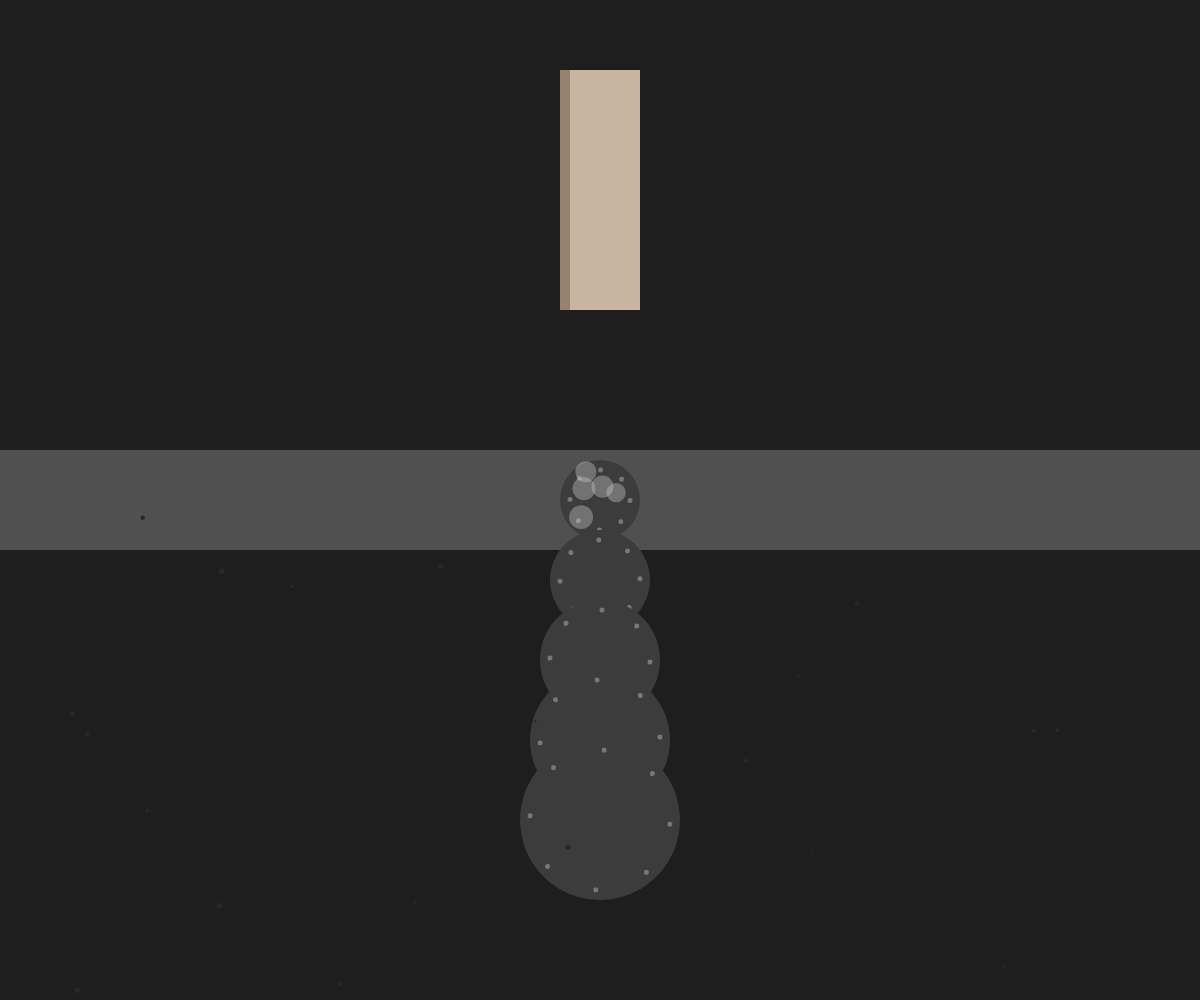
Frame 1 (no input)
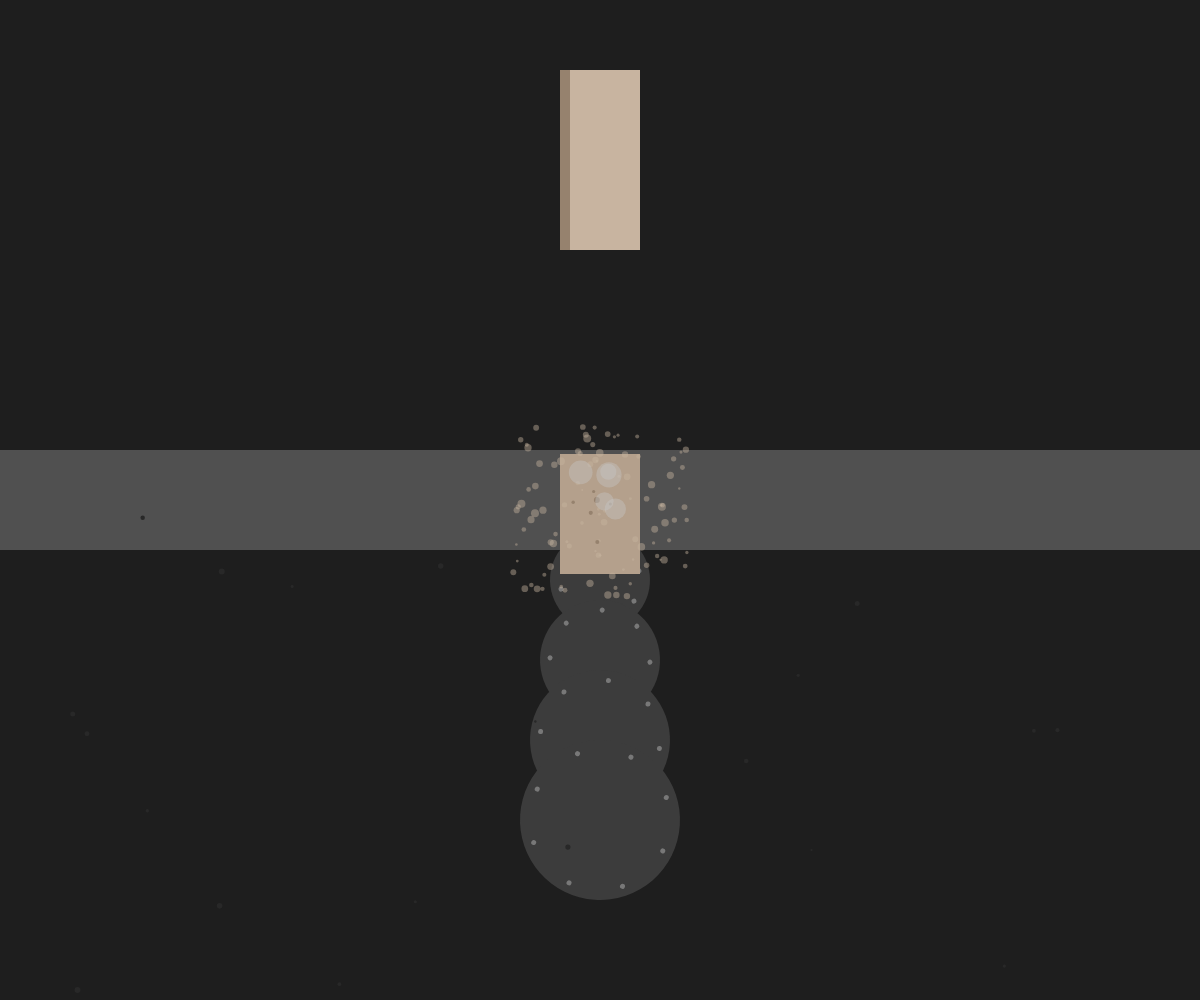
Frame 60 (no input)
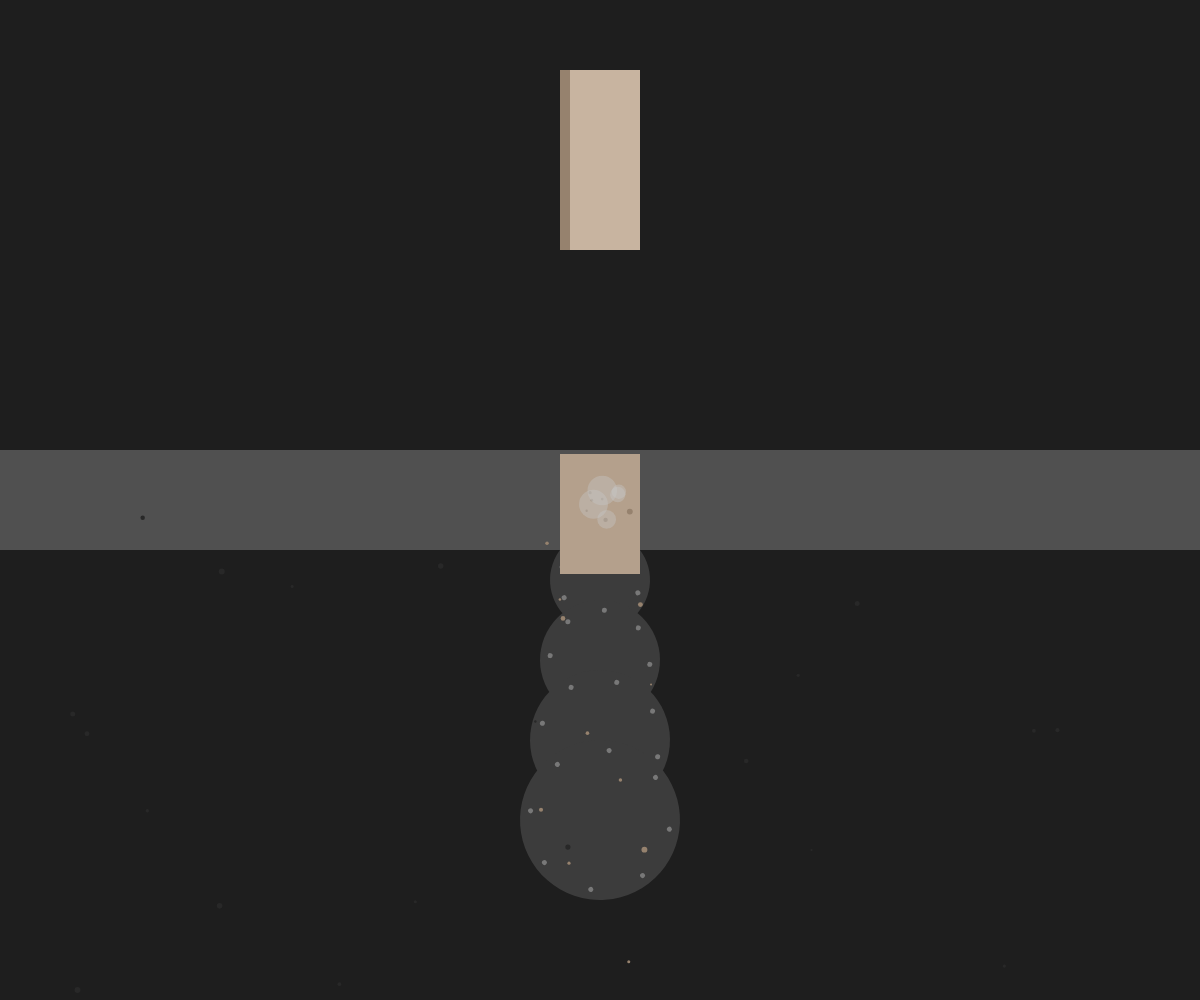
Frame 120 (the mouse pressed at the canvas centre since frame 60)

The p5.js sketch that drew these frames (run headless with seeded random() and noise() and a simulated clock; from frame 60 on, the mouse is pressed at the canvas centre):

// p5.js sketch
// ── sketch.js
let gears = [];
let books = [];
let shreds = [];
let steam = [];
let splinters = [];
let residue = [];

function setup() {
  createCanvas(windowWidth, windowHeight);
  noStroke();
  
  // Create gears
  for (let i = 0; i < 5; i++) {
    gears.push({
      x: width/2,
      y: height/2 + i * 80,
      r: 40 + i * 10,
      speed: 0.02 + i * 0.01,
      direction: i % 2 === 0 ? 1 : -1
    });
  }
  
  // Create books
  for (let i = 0; i < 3; i++) {
    books.push({
      x: width/2,
      y: height/4 - i * 60,
      w: 80,
      h: 120,
      fallSpeed: 0,
      fallen: false
    });
  }
  
  // Initialize residue
  for (let i = 0; i < 20; i++) {
    residue.push({
      x: random(width),
      y: random(height/2, height),
      size: random(2, 6)
    });
  }
}

function draw() {
  background(30);
  
  // Draw shredder base
  fill(80);
  rect(0, height/2 - 50, width, 100);
  
  // Draw gears
  for (let gear of gears) {
    push();
    translate(gear.x, gear.y);
    rotate(frameCount * gear.speed * gear.direction);
    
    fill(60);
    ellipse(0, 0, gear.r * 2);
    
    fill(120);
    for (let i = 0; i < 8; i++) {
      let angle = TWO_PI / 8 * i;
      let x = cos(angle) * (gear.r - 10);
      let y = sin(angle) * (gear.r - 10);
      ellipse(x, y, 5);
    }
    
    pop();
  }
  
  // Draw books
  for (let book of books) {
    if (!book.fallen) {
      fill(200, 180, 160);
      rect(book.x - book.w/2, book.y - book.h/2, book.w, book.h);
      
      // Book spine
      fill(150, 130, 110);
      rect(book.x - book.w/2, book.y - book.h/2, 10, book.h);
      
      // Fall book if it's the top one
      if (book === books[0]) {
        book.fallSpeed += 0.5;
        book.y += book.fallSpeed;
        
        if (book.y > height/2) {
          book.fallen = true;
          // Create shreds when book hits
          for (let i = 0; i < 100; i++) {
            shreds.push({
              x: book.x,
              y: book.y,
              vx: random(-3, 3),
              vy: random(-3, 3),
              size: random(2, 8),
              life: 255
            });
          }
        }
      }
    } else {
      // Draw fallen book
      fill(180, 160, 140);
      rect(book.x - book.w/2, book.y - book.h/2, book.w, book.h);
      
      // Add splinters
      if (frameCount % 5 === 0) {
        splinters.push({
          x: book.x + random(-book.w/2, book.w/2),
          y: book.y,
          vx: random(-1, 1),
          vy: random(-1, -3),
          size: random(2, 6)
        });
      }
    }
  }
  
  // Update and draw shreds
  for (let i = shreds.length - 1; i >= 0; i--) {
    let s = shreds[i];
    s.x += s.vx;
    s.y += s.vy;
    s.life -= 5;
    
    fill(200, 180, 160, s.life);
    ellipse(s.x, s.y, s.size);
    
    if (s.life <= 0) {
      shreds.splice(i, 1);
    }
  }
  
  // Update and draw splinters
  for (let i = splinters.length - 1; i >= 0; i--) {
    let s = splinters[i];
    s.x += s.vx;
    s.y += s.vy;
    s.vy += 0.2; // gravity
    
    fill(150, 130, 110);
    ellipse(s.x, s.y, s.size);
    
    if (s.y > height) {
      splinters.splice(i, 1);
    }
  }
  
  // Draw steam
  for (let i = 0; i < 5; i++) {
    let x = width/2 + random(-20, 20);
    let y = height/2 + random(-30, 30);
    fill(200, 200, 200, 100);
    ellipse(x, y, random(10, 30));
  }
  
  // Draw residue
  for (let r of residue) {
    fill(40);
    ellipse(r.x, r.y, r.size);
  }
}

function windowResized() {
  resizeCanvas(windowWidth, windowHeight);
}
